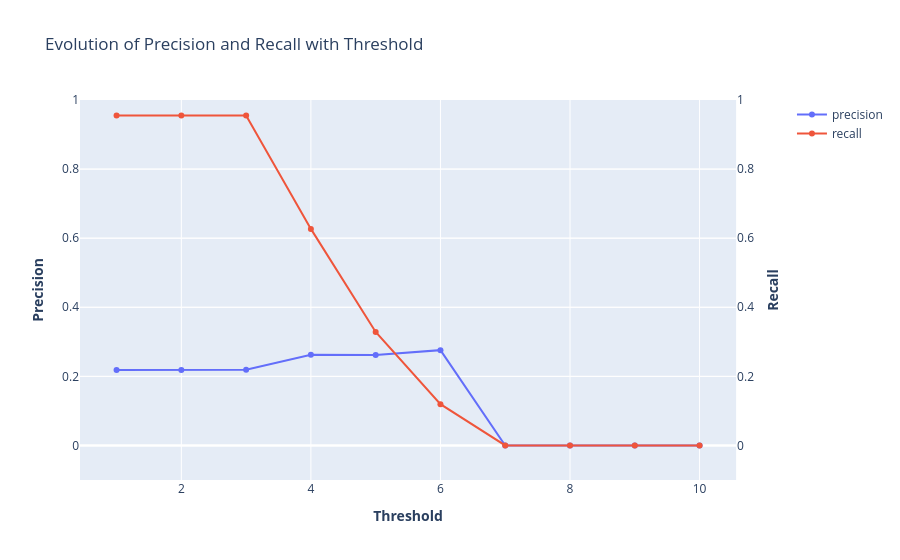

Source (notebook cell):
### Code cell
plot_double_data(
    df_metrics.threshold,
    df_metrics.precision,
    df_metrics.recall,
    "threshold",
    "precision",
    "recall",
    y_range=(-0.1, 1),
)

### Figure 1 — Plotly figure (JSON) as saved in the notebook; plotly's stock layout.template omitted (floating-point values rounded to 4 significant figures)
{"data": [{"name": "precision", "type": "scatter", "x": [1, 2, 3, 4, 5, 6, 7, 8, 9, 10], "xaxis": "x", "y": [0.2184, 0.2184, 0.2192, 0.2625, 0.2619, 0.2759, 0.0, 0.0, 0.0, 0.0], "yaxis": "y"}, {"name": "recall", "type": "scatter", "x": [1, 2, 3, 4, 5, 6, 7, 8, 9, 10], "xaxis": "x", "y": [0.9552, 0.9552, 0.9552, 0.6269, 0.3284, 0.1194, 0.0, 0.0, 0.0, 0.0], "yaxis": "y2"}], "layout": {"title": {"text": "Evolution of Precision and Recall with Threshold"}, "xaxis": {"anchor": "y", "domain": [0, 0.94], "title": {"text": "<b>Threshold</b>"}}, "yaxis": {"anchor": "x", "domain": [0, 1], "range": [-0.1, 1], "title": {"text": "<b>Precision</b>"}}, "yaxis2": {"anchor": "x", "overlaying": "y", "range": [-0.1, 1], "side": "right", "title": {"text": "<b>Recall</b>"}}}}
